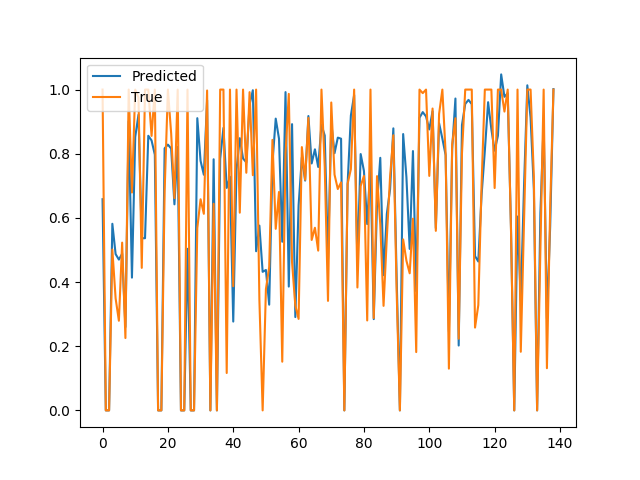

Here is the Python script that generated this plot:
from torch import nn
import torch
import pandas as pd
import os
from sklearn.preprocessing import MinMaxScaler
import numpy
import numpy as np
import matplotlib.pyplot as plt
from sklearn.metrics import r2_score
class LSTMNet(nn.Module):
    def __init__(self, input_size):
        super(LSTMNet, self).__init__()
        self.rnn = nn.LSTM(input_size=input_size, hidden_size=128, num_layers=1, batch_first=True,)
        self.out = nn.Sequential(nn.Linear(128, 1))
    def forward(self, x):
        r_out, (h_n, h_c) = self.rnn(x, None)
        out = self.out(r_out[:, -1])
        return out

if __name__ == '__main__':
    def load_train_dataset(year):
        main_path = r"/home/lxw/1-th_code/MALSTM/DA-RNN-master/train_set220_knn"
        file_name = '{}.csv'.format(year)
        file_path = os.path.join(main_path, file_name)
        df = pd.read_csv(file_path)
        data = df.iloc[:, 1:].values
        scaler = MinMaxScaler(feature_range=(0, 1))
        data = scaler.fit_transform(data)
        x1 = data[:, 0:11]
        x2 = data[:, 12:]
        x = np.hstack((x1, x2))
        y = data[:, 11]
        return numpy.array(x, dtype=np.float32), numpy.array(y, dtype=np.float32)

    def load_test_dataset(year):
        main_path = r"/home/lxw/1-th_code/MALSTM/DA-RNN-master/test_dataset"
        file_name = '{}.csv'.format(year)
        file_path = os.path.join(main_path, file_name)
        df = pd.read_csv(file_path)
        data = df.iloc[:, 1:].values
        x1 = data[:, 0:11]
        x2 = data[:, 12:]
        x = np.hstack((x1, x2))
        y = data[:, 11]
        y = np.array(y).reshape(-1, 1)
        return numpy.array(x, dtype=np.float32), numpy.array(y, dtype=np.float32)
    device = torch.device('cuda:0' if torch.cuda.is_available() else 'cpu')
    T = 12
    batch_size = 52
    train_timesteps = 51
    epochs = 500
    input_size = 15
    net = LSTMNet(16)
    criterion = nn.MSELoss()
    train_num = np.array(range(1, 221))
    optimizer = torch.optim.Adam(net.parameters(), lr=0.001, weight_decay=0.001)
    i_losses = np.zeros(len(train_num))
    error_s_train = np.zeros(len(train_num))
    n_iter = 0
    'train:'
    for epoch in range(epochs):
        idx = 0
        ref_idx = np.array(range(train_timesteps - T))
        iter_losses = np.zeros(train_timesteps - (T - 1))
        indices = np.array(range(train_timesteps - (T - 1)))
        x = np.zeros((len(train_num), T - 1, input_size))
        y_prev = np.zeros((len(train_num), T - 1))
        y_gt = np.zeros((len(train_num), 1))
        for bs in range(len(indices)):
            for i in range(len(train_num)):
                num = train_num[i]
                X, y = load_train_dataset(num)
                y = y.reshape(-1)
                if indices[bs] + T - 1 < y.shape[0]:
                    x[i, :, :] = X[indices[bs]:(indices[bs] + T - 1), :]
                    y_prev[i, :] = y[indices[bs]:(indices[bs] + T - 1)]
                    y_gt[i, :] = y[indices[bs] + T - 1]
                else:
                    i += 1
            x_pre = torch.from_numpy(x)
            y_pre = torch.from_numpy(y_prev)
            y_pre = y_pre.unsqueeze(2)
            train_y = torch.from_numpy(y_gt)
            train_y = train_y.unsqueeze(1)
            train_x = torch.cat((x_pre, y_pre), dim=2)
            train_x = train_x.float()
            train_y = train_y.float()
            out = net(train_x)
            out = out.unsqueeze(2)
            loss = criterion(out, train_y)
            optimizer.zero_grad()
            loss.backward()
            optimizer.step()
            iter_losses[bs] = loss
            train_y = train_y.reshape(-1)
            error_sum_train = np.zeros(len(train_y))
            for k in range(len(train_y)):
                if train_y[k] == 0:
                    error_train = abs(out[k])
                else:
                    error_train = abs((train_y[k] - out[k]) / train_y[k])
                error_sum_train[k] = error_train
            #iter_losses[int(i * iter_per_epoch + idx / batch_size)] = loss
            idx += batch_size
            n_iter += 1
            if n_iter % 100000 == 0 and n_iter != 0:
                for param_group in optimizer.param_groups:
                    param_group['lr'] = param_group['lr'] * 0.9
                for param_group in optimizer.param_groups:
                    param_group['lr'] = param_group['lr'] * 0.9
        epochs_loss = np.mean(iter_losses)
        average_error = np.mean(error_sum_train)
        print('Epochs: ', epoch, 'iteration ', n_iter, 'loss: ', epochs_loss, 'error: ', average_error)
    'test:'
    test_num = np.array(range(82, 221))
    y_gt = np.zeros(len(test_num))
    y_pre = np.zeros(len(test_num))
    rmse_sum = np.zeros(len(test_num))
    error_sum = np.zeros(len(test_num))
    for k in range(len(test_num)):
        num = test_num[k]
        if num != 83 and num != 99 and num != 117 and num != 115 and num != 100 and num != 106 and num != 109 and num != 110 and num != 84 and num != 107 and num != 156 and num != 173 and num != 208 and num != 215:
            X, y = load_test_dataset(num)
            scaler = MinMaxScaler(feature_range=(0, 1))
            X = scaler.fit_transform(X)
            y = scaler.fit_transform(y)
            y = y.reshape(-1)
            test_timesteps = int(X.shape[0] - 1)
            y_pred = np.zeros(X.shape[0] - test_timesteps)
            i = 0
            while i < len(y_pred):
                batch_idx = np.array(range(len(y_pred)))[i: (i + batch_size)]
                X_pre = np.zeros((len(batch_idx), T - 1, X.shape[1]))
                y_history = np.zeros((len(batch_idx), T - 1))
                for j in range(len(batch_idx)):
                    X_pre[j, :, :] = X[test_timesteps - (T - 1):test_timesteps, :]
                    y_history[j, :] = y[test_timesteps - (T - 1):test_timesteps]
                x1 = torch.from_numpy(X_pre)
                y_history = torch.from_numpy(y_history)
                y_history = y_history.unsqueeze(2)
                test_x = torch.cat((x1, y_history), dim=2)
                test_x = test_x.float()
                y_pred[i:(i + batch_size)] = net(test_x).detach().numpy()[:, 0]
                i += batch_size
                y_true = y[test_timesteps:]
                RMSE = np.square(y_pred - y_true)
                rmse_sum[k] = RMSE
                y_gt[k] = y_true
                y_pre[k] = y_pred
                y_pred = y_pred.reshape(-1, 1)
                y_true = y_true.reshape(-1, 1)
                y_pred = scaler.inverse_transform(y_pred)
                y_true = scaler.inverse_transform(y_true)
                y_pred = y_pred.reshape(-1)
                y_true = y_true.reshape(-1)
                error = abs((y_true - y_pred) / y_true)
                error_sum[k] = error
    rmse_arr = np.sqrt(np.mean(rmse_sum))
    print('RMSE', rmse_arr)
    error_s = np.mean(error_sum)
    print('average error：', error_s)
    print('r2_score: %.2f' % r2_score(y_gt, y_pre))
    fig3 = plt.figure()
    plt.plot(y_pre, label='Predicted')
    plt.plot(y_gt, label="True")
    plt.legend(loc='upper left')
    plt.savefig('/home/lxw/1-th_code/MALSTM/DA-RNN-master/contrast_experiment/lstm.png')
    plt.close(fig3)
    torch.save(LSTMNet, '/home/lxw/1-th_code/MALSTM/DA-RNN-master/contrast_experiment/lstm.pth')
    #LSTMNet = torch.load('/home/lxw/1-th_code/MALSTM/DA-RNN-master/contrast_experiment/darnn.pth')
